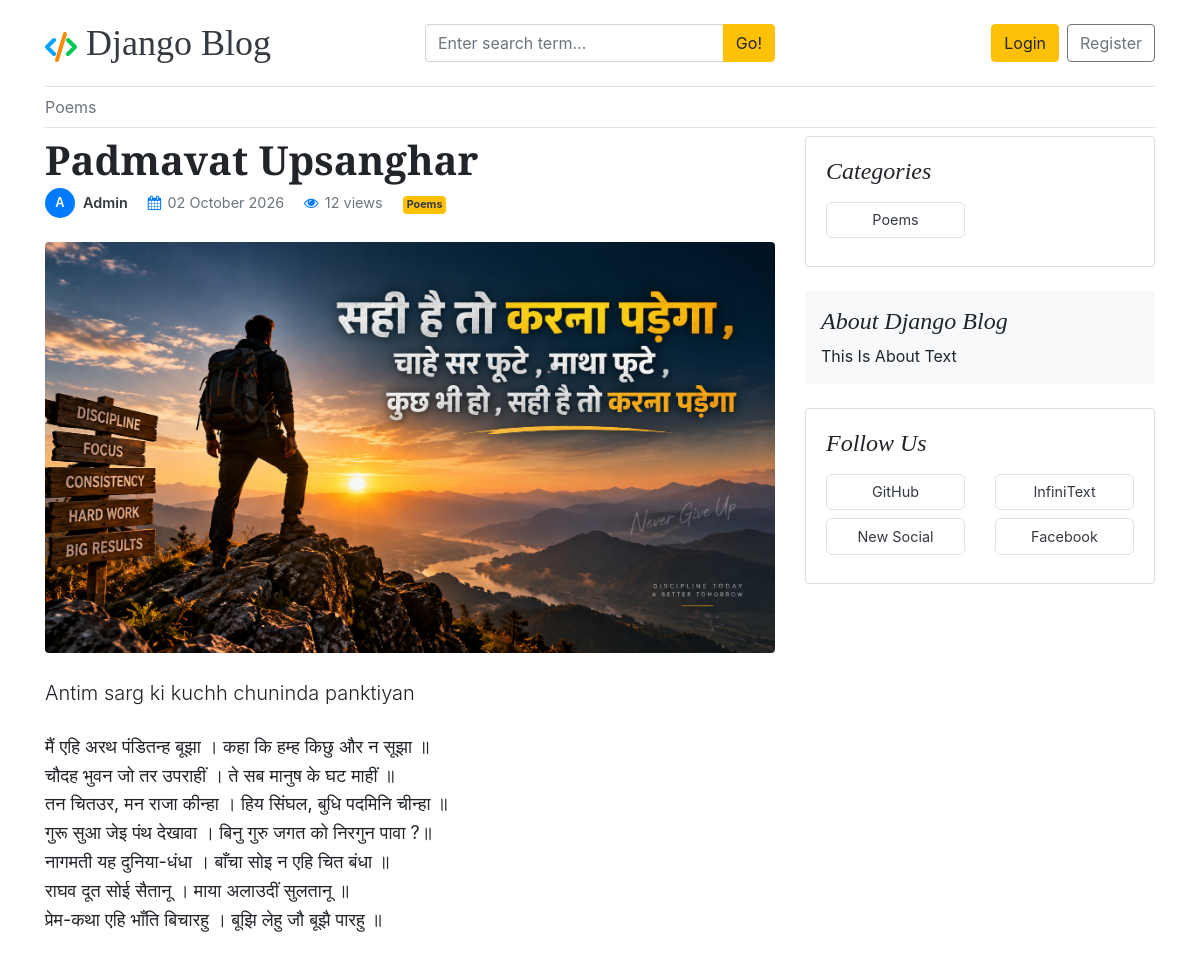
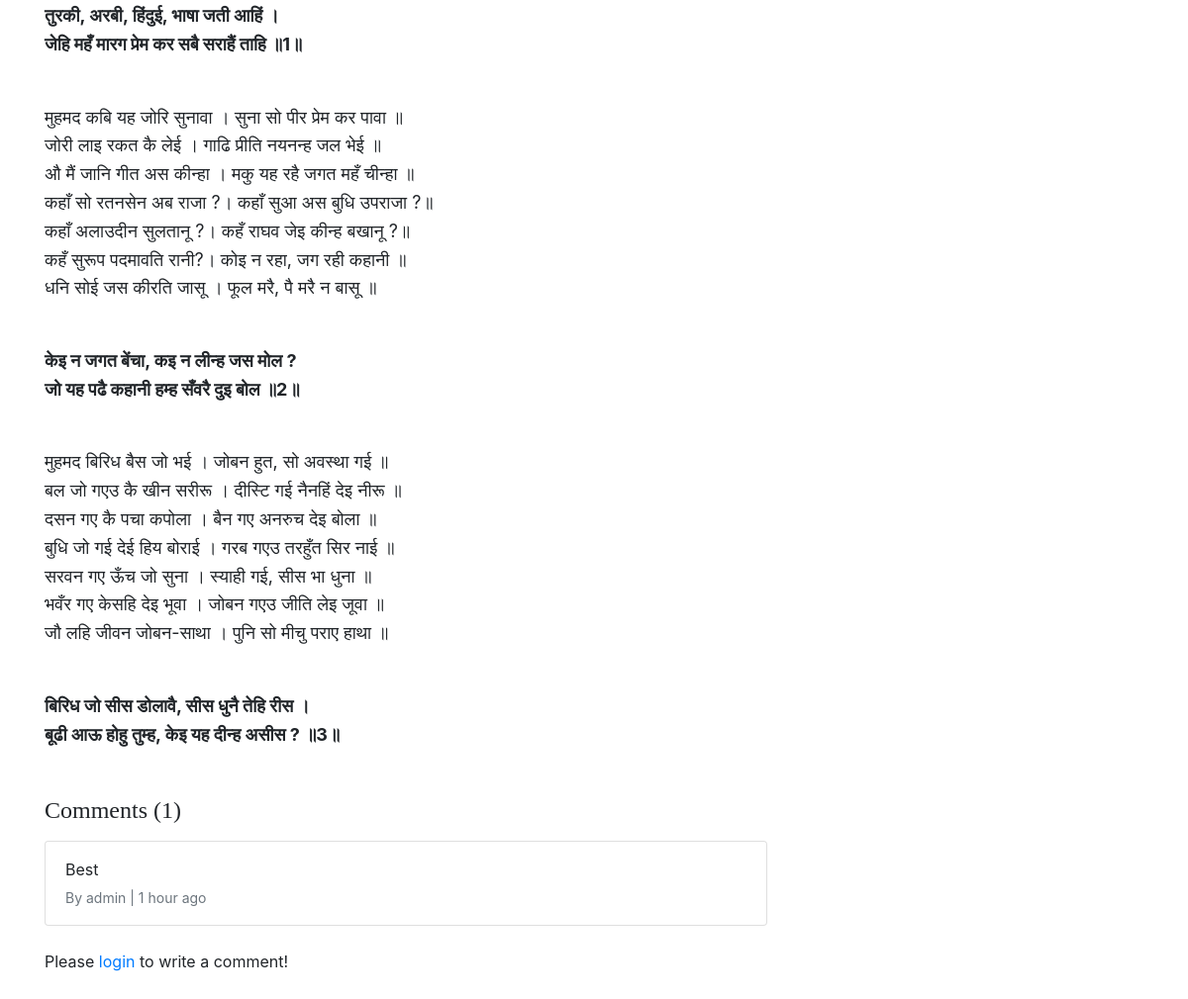
Page /blog/padmavat-upsanghar/ on the committed database (2 pictures, top to bottom).
### about_us/models.py (models this page shows, shortened)
class About(models.Model):
    site_name=models.CharField(max_length=50)
    site_tagline=models.TextField(max_length=255)
    site_icon_svg = models.TextField(max_length=2000, null=True)
    about_heading=models.CharField(max_length=60)
    about_text=models.TextField(max_length=255)
    founder = models.CharField(max_length=25,null=True)
    address = models.TextField(max_length=255,null=True)
    company=models.CharField(max_length=70,null=True)
    company_icon_svg = models.TextField(max_length=2000,null=True)
    created_at = models.DateTimeField(auto_now_add=True)
    updated_at = models.DateTimeField(auto_now=True)
    class Meta:
        verbose_name_plural='About'

class SocialLink(models.Model):
    platform = models.CharField(max_length=50)
    link = models.URLField(max_length=255)
    social_icon = models.TextField(max_length=1000)
    created_at = models.DateTimeField(auto_now_add=True)
    updated_at = models.DateTimeField(auto_now=True)

### blogs/models.py (models this page shows, shortened)
class Category(models.Model):
    category_name = models.CharField(max_length=50, unique=True)
    created_at = models.DateTimeField(auto_now_add=True)
    updated_at = models.DateTimeField(auto_now=True)
    class Meta:
        verbose_name_plural = "Categories"
    def __str__(self) -> str:
        return self.category_name

class Blog(models.Model):
    title = models.CharField(max_length=100)
    slug = models.SlugField(max_length=150, unique=True, blank=True)
    category = models.ForeignKey(Category, on_delete=models.CASCADE)
    author = models.ForeignKey(User, on_delete=models.CASCADE)
    featured_image = models.ImageField(upload_to='uploads/%Y/%m/%d')
    short_description = models.TextField(max_length=500)
    blog_body = models.TextField(max_length=20000)
    status = models.CharField(max_length=24,choices=STATUS_CHOICES, default='Draft')
    visits = models.IntegerField(default=0)
    is_featured = models.BooleanField(default=False)
    created_at = models.DateTimeField(auto_now_add=True)
    updated_at = models.DateTimeField(auto_now=True)

class Comment(models.Model):
    user = models.ForeignKey(User,on_delete=models.CASCADE)
    blog = models.ForeignKey(Blog,on_delete=models.CASCADE)
    comment = models.TextField(max_length=255)
    created_at = models.DateTimeField(auto_now_add=True)
    updated_at = models.DateTimeField(auto_now=True)
    def __str__(self) -> str:
        return self.comment

### blogs/views.py (the view, shortened to what this page needs)
# urls.py: path('blog/<slug:slug>/',BlogsView.blogs,name='blogs'),
def blogs(request, slug):
    single_blog = get_object_or_404(Blog, slug=slug, status='Published')
    related_blogs = Blog.objects.filter(status='Published', category=single_blog.category).order_by('-updated_at')[:3]
    single_blog.visits += 1
    single_blog.save()
    comments = Comment.objects.filter(blog=single_blog)
    return render(request, 'blogs.html', {'single_blog': single_blog, 'comments': comments, "related_blogs": related_blogs})

### blogs/context_processors.py (called while the page is built)
def get_categories(request):
    categories = Category.objects.all()
    try:
        about = About.objects.get()
    except:
        about = None
    return dict(categories=categories, about=about)

def get_social_links(request):
    social_links = SocialLink.objects.all()
    return dict(social_links=social_links)

### blogs/templatetags/markdown_extras.py (called while the page is built)
@register.filter
@stringfilter
def convert_markdown_to_html(value):
    md = markdown.markdown(
        value,
        extensions=["markdown.extensions.fenced_code",
                    "markdown.extensions.tables"],
    )
    return md

### templates/blogs.html (shortened to what this page needs)
{% extends 'base.html' %}
{% load markdown_extras %}
{% block content %}
    <div class="row">
        <div class="col-lg-8">
            <article>
                <header class="mb-4">
                    <h1 class="font-weight-bold mb-1 post-title">{{ single_blog.title }}</h1>
                    <div class="d-flex flex-wrap align-items-center text-muted"
                         style="gap:0.5rem 1.25rem; font-size:0.9rem;">
                        <span class="d-inline-flex align-items-center">
        <span class="bg-primary text-white d-inline-flex align-items-center justify-content-center rounded-circle"
              style="width:30px; height:30px; font-size:0.8rem; font-weight:600; margin-right:0.5rem;">
            {{ single_blog.author.username |slice:":1" | upper }}
        </span>
        <span class="text-capitalize text-dark" style="font-weight:600;">
            {{ single_blog.author }}
        </span>
    </span>
                        <span class="d-inline-flex align-items-center">
        <i class="fa fa-calendar text-primary" style="margin-right:0.4rem;"></i>
        {{ single_blog.created_at|date:'d F Y' }}
    </span>
                        <span class="d-inline-flex align-items-center">
        <i class="fa fa-eye text-primary" style="margin-right:0.4rem;"></i>
        {{ single_blog.visits }} views
    </span>
                        <span>
             <a class="badge badge-warning text-dark p-1"
                href="{% url 'posts_by_category' single_blog.category.id %}">
                        {{ single_blog.category }}
                    </a>
</span>
                    </div>
                </header>
                {% if single_blog.featured_image %}
                    <figure class="mb-4">
                        <img class="img-fluid rounded w-100" src="{{ single_blog.featured_image.url }}"
                             alt="{{ single_blog.title }}">
                    </figure>
                {% endif %}
                <section class="mb-5 post-body" style="font-size:18px; line-height:1.6;">
                    <p class="lead mb-4">{{ single_blog.short_description }}</p>
                    <div class=""
                         style="white-space: pre-line; font-size:clamp(1em,1.5vw,2rem);">{{ single_blog.blog_body|convert_markdown_to_html|safe }}</div>
                </section>
            </article>
            <section class="mb-5">
                <h4 class="mb-3">Comments ({{ comments.count }})</h4>
                {% for comment in comments %}
                    <div class="card mb-2">
                        <div class="card-body py-3">
                            <p class="card-text mb-1">{{ comment }}</p>
                            <small class="text-muted">
                                By {{ comment.user }} | {{ comment.created_at|timesince }} ago
                            </small>
                        </div>
                    </div>
                {% empty %}
                    <p class="text-muted">No comments yet.</p>
                {% endfor %}
                <div class="mt-4">
                    {% if user.is_authenticated %}
                        <form action="" method="POST">
                            {% csrf_token %}
                            <div class="form-group">
                                <textarea name="comment" class="form-control" rows="3"
                                          placeholder="Write your comment" required></textarea>
                            </div>
                            <input type="submit" value="Submit" class="btn btn-warning">
                        </form>
                    {% else %}
                        <p>Please <a href="{% url 'login' %}">login</a> to write a comment!</p>
                    {% endif %}
                </div>
            </section>
        </div>
        <aside class="col-lg-4 blog-sidebar mt-4 mt-lg-0">
            <div class="sidebar-sticky">
                {% if categories %}
                    <div class="card mb-4">
                        <div class="card-body">
                            <h4 class="font-italic mb-3">Categories</h4>
                            <div class="row pill-grid">
                                {% for cat in categories %}
                                    <div class="col-6 col-md-4 col-lg-6 mb-2">
                                        <a href="{% url 'posts_by_category' cat.id %}"
                                           title="{{ cat.category_name }}">
                                            {{ cat.category_name }}
                                        </a>
                                    </div>
                                {% endfor %}
                            </div>
                        </div>
                    </div>
                {% endif %}
                <div class="p-3 mb-4 bg-light rounded">
                    <h4 class="font-italic">{{ about.about_heading }}</h4>
                    <p class="mb-0">{{ about.about_text }}</p>
                </div>
                {% if social_links %}
                    <div class="card mb-4">
                        <div class="card-body">
                            <h4 class="font-italic mb-3">Follow Us</h4>
                            <div class="row pill-grid">
                                {% for social_link in social_links %}
                                    <div class="col-6 col-md-4 col-lg-6 mb-2">
                                        <a href="{{ social_link.link }}" target="_blank"
                                           rel="noopener noreferrer"
                                           title="{{ social_link.platform }}">
                                            {{ social_link.platform }}
                                        </a>
                                    </div>
                                {% endfor %}
                            </div>
                        </div>
                    </div>
                {% endif %}
            </div>
        </aside>
    </div>
{% endblock %}

### templates/base.html (shortened to what this page needs)
{% load static %}
<!DOCTYPE html>
<html lang="en">
<head>
    <link href="https://cdn.jsdelivr.net/npm/bootstrap@4.6.2/dist/css/bootstrap.min.css"
          rel="stylesheet">
    <link rel="stylesheet"
          href="https://cdnjs.cloudflare.com/ajax/libs/font-awesome/4.7.0/css/font-awesome.min.css">
    <link href="{% static 'css/blog.css' %}" rel="stylesheet">
    <link rel="stylesheet" href="https://cdnjs.cloudflare.com/ajax/libs/highlight.js/11.12.0/styles/default.min.css">
    <link rel="stylesheet" href="https://cdnjs.cloudflare.com/ajax/libs/highlight.js/11.11.1/styles/hybrid.min.css">
</head>
<body>
<div class="container">
    {% if not '/dashboard' in request.path %}
        <div class="site-navbar">
            <header class="blog-header py-3 border-bottom">
                <div class="row align-items-center">
                    <div class="col-12 col-md-4 text-center text-md-left mb-2 mb-md-0">
                        <a class="blog-header-logo text-dark" href="/">
                            {{ about.site_icon_svg|safe }}
                            {{ about.site_name }}
                        </a>
                    </div>
                    <div class="col-12 col-md-4 mb-2 mb-md-0">
                        <form action="{% url 'search' %}" method="GET">
                            <div class="input-group">
                                <input class="form-control"
                                       type="text"
                                       name="keyword"
                                       value="{{ keyword }}"
                                       placeholder="Enter search term..."
                                       aria-label="Search"
                                       required>
                                <div class="input-group-append">
                                    <button type="submit" class="btn btn-warning">Go!</button>
                                </div>
                            </div>
                        </form>
                    </div>
                    <div class="col-12 col-md-4
                                d-flex
                                justify-content-center
                                justify-content-md-end
                                align-items-center">
                        {% if not user.is_authenticated %}
                            <a class="btn btn-warning" href="{% url 'login' %}">Login</a>
                            <a class="btn btn-outline-secondary ml-2" href="{% url 'register' %}">Register</a>
                        {% endif %}
                    </div>
                </div>
            </header>
        </div>
        <div class="nav-scroller py-1 mb-2 border-bottom">
            <nav class="nav justify-content-start">
                {% for category in categories %}
                    <a class="py-1 pr-3 pl-0 text-muted" href="/category/{{ category.id }}">
                        {{ category }}
                    </a>
                {% endfor %}
            </nav>
        </div>
    {% endif %}
    <main role="main">
        {% block content %}
        {% endblock %}
    </main>
</div>
</body>
</html>

### static/css/blog.css (style rules this page uses)
.blog-header { border-bottom: 1px solid #e5e5e5; }
.blog-header-logo { font-family: "Playfair Display", Georgia, "Times New Roman", serif; font-size: 2.25rem; }
h1, h2, h3, h4, h5, h6 { font-family: "Playfair Display", Georgia, "Times New Roman", serif; }

### templates/base.html (style rules this page uses)
.site-navbar { position: sticky; top: 0; z-index: 1030; background: #fff; }
.blog-header-logo { font-family: "Playfair Display", Georgia, "Times New Roman", serif; font-size: 2.25rem; text-decoration: none; }
.nav-scroller { position: relative; z-index: 2; width: 100%; height: auto; overflow: visible; }
.nav-scroller .nav { display: flex; flex-wrap: wrap; width: 100%; overflow: visible; white-space: normal; }
.nav-scroller .nav > a, .nav-scroller .nav-link { flex-shrink: 0; }

### templates/blogs.html (style rules this page uses)
.sidebar-sticky { position: sticky; top: 20px; max-height: calc(100vh - 40px); overflow-y: auto; }
.pill-grid a { display: block; padding: 0.4rem 0.5rem; border: 1px solid #dee2e6; border-radius: 6px; text-align: center; font-size: 0.9rem; color: #343a40; overflow: hidden; text-overflow: ellipsis; white-space: nowrap; transition: background-color .15s ease, border-color .15s ease; }
.post-body { overflow-wrap: break-word; word-wrap: break-word; }
.sidebar-sticky { position: sticky; top: calc(var(--navbar-h, 0px) + 20px); max-height: calc(100vh - var(--navbar-h, 0px) - 40px); overflow-y: auto; }

### rows in the picture
About: site_name "Django Blog", about_heading "About Django Blog", about_text "This Is About Text"
Category: category_name "Poems"
Blog: title "Padmavat Upsanghar", author.username "A", author "Admin", created_at "02 October 2026", visits "12", category "Poems", featured_image (picture), short_description "Antim sarg ki kuchh chuninda panktiyan", blog_body|convert_markdown_to_html "मैं एहि अरथ पंडितन्ह बूझा । कहा कि हम्ह किछु और न सूझा ॥ चौदह भुवन जो तर उपराहीं । ते सब मानुष के घट माहीं ॥ तन चितउर, मन राजा कीन्हा । हिय सिंघल, बुधि पदमिनि चीन्हा ॥ गुरू सुआ जेइ पंथ देखावा । बिनु गुरु जगत को निरगुन पावा ?॥ नागमती यह दुनिया-धंधा । बाँचा सोइ न एहि चित बंधा ॥ राघव दूत सोई सैतानू । माया अलाउदीं सुलतानू ॥ प्रेम-कथा एहि भाँति बिचारहु । बूझि लेहु जौ बूझै पारहु ॥ तुरकी, अरबी, हिंदुई, भाषा जती आहिं । जेहि महँ मारग प्रेम कर सबै सराहैं ताहि ॥1॥ मुहमद कबि यह जोरि सुनावा । सुना सो पीर प्रेम कर पावा ॥ जोरी लाइ रकत कै लेई । गाढि प्रीति नयनन्ह जल भेई ॥ औ मैं जानि गीत अस कीन्हा । मकु यह रहै जगत महँ चीन्हा ॥ कहाँ सो रतनसेन अब राजा ?। कहाँ सुआ अस बुधि उपराजा ?॥ कहाँ अलाउदीन सुलतानू ?। कहँ…"
Comment: comment "Best", user "admin", created_at "1 hour"
SocialLink: platform "GitHub"
SocialLink: platform "InfiniText"
SocialLink: platform "New Social"
SocialLink: platform "Facebook"

### other values in the picture
{{ comments.count }} "1"
